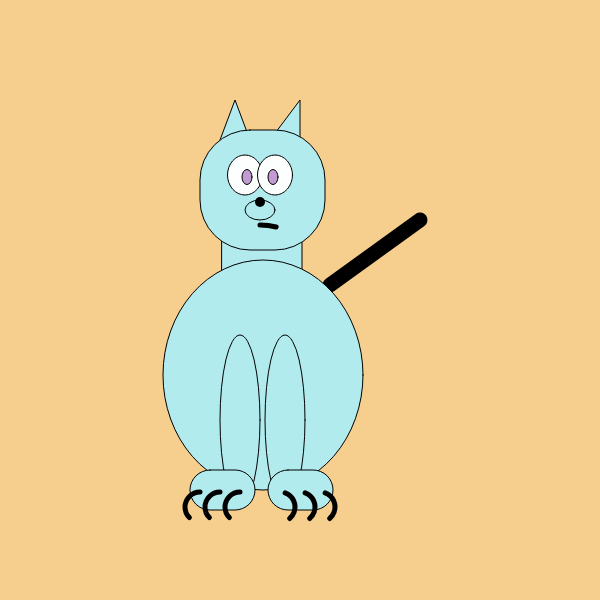
Frame 1 (no input)
Frame 60 (no input): identical to frame 1, image omitted
Frame 120 (the mouse pressed at the canvas centre since frame 60): identical to frame 1, image omitted

The p5.js sketch that drew this single still picture (run headless with seeded random() and noise() and a simulated clock; from frame 60 on, the mouse is pressed at the canvas centre):

// p5.js sketch
// ── sketch.js
// global variables
var backgroundColor = "yellow"; //Strings
var mouthx = 150;



function setup() {
  // put setup code here
createCanvas(600,600);
background(178,235,238);
}


function draw() {
  // put drawing code here
background(246, 206, 141);
  strokeWeight(1);
  fill(50,50,50);

  // neck
  fill(178,235,238);
  rect(222,240,80,40);

  //ears
    fill(178,235,238);
  triangle(170+100,140,200+100,100,200+100,140);
  triangle(170+50,140,200+35,100,200+50,140);


  // head
fill(178,235,238);
rect(200,130,125,120,50);


  // nose
  ellipse(260,210,30,20);
  strokeWeight(10);
  point(260,202);
  strokeWeight(1);

  // first eye
  fill(253, 254, 254)
  ellipse(245,175,35,40);

  //first pupil
fill(195, 155, 211);
  ellipse(247,177,10,15);


  //second eye
  fill(253, 254, 254)
  ellipse(275,175,35,40);
  //second pupil
fill(195, 155, 211);
  ellipse(273,177,10,15);



//tail

strokeWeight(15);
fill(178,235,238);
line(330,285,370+50,270-50);


//body
  fill(178,235,238);
strokeWeight(1);
ellipse(263,375,200,230);

//circle legs
  fill(178,235,238);
strokeWeight(1);
ellipse(285,420,40,170);
strokeWeight(1);
ellipse(240,420,40,170);

//feet
rect(268,470,65,40,50);
rect(190,470,65,40,50);

strokeWeight(1);
//mouth
noFill();
strokeWeight(5);
angleMode(DEGREES);
arc(260,255,90,60,270,300);

//left claws
arc(240,507,30,30,135,270);
arc(220,507,30,30,135,270);
arc(200,507,30,30,135,270);
//right claws
arc(300,507,30,30,290,410);
arc(320,507,30,30,290,410);
arc(280,507,30,30,290,410);
}
